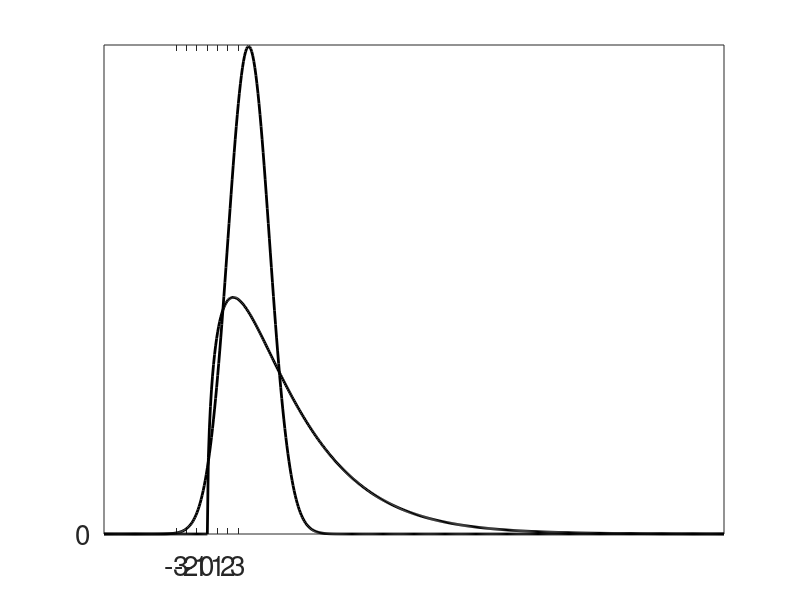

Write the MATLAB code that produced this figure.
pkg load statistics

x = [-10:.1:50];
y_prior = gampdf(x,1.5,5);
y_noise = normpdf(x,4,2);
plot(x,y_prior,'LineWidth',2.0,"color","k")
hold on
plot(x,y_noise,'LineWidth',2.0,"color","k")
set(gca,'XTick',-3:1:3,"fontsize",20);
set(gca,'YTick',0:0.6:1.2,"fontsize",20);
y_posterior =0;

%print -dpng CMleqMAP